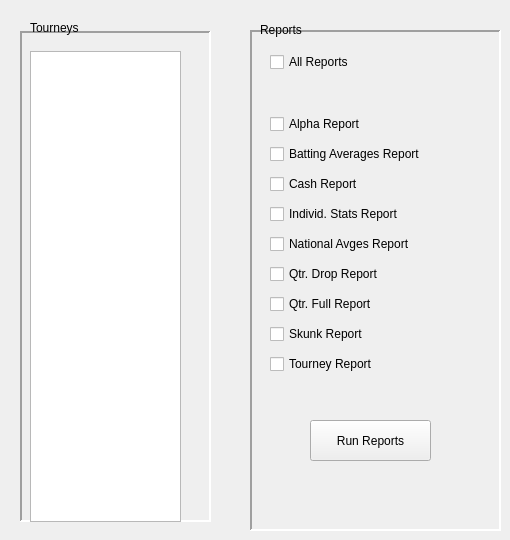
    <widget class="QWidget" name="reportsTab">
     <attribute name="title">
      <string>Reports</string>
     </attribute>
     <widget class="QFrame" name="frame_14">
      <property name="geometry">
       <rect>
        <x>20</x>
        <y>31</y>
        <width>191</width>
        <height>491</height>
       </rect>
      </property>
      <property name="frameShape">
       <enum>QFrame::Shape::Panel</enum>
      </property>
      <property name="frameShadow">
       <enum>QFrame::Shadow::Sunken</enum>
      </property>
      <property name="lineWidth">
       <number>2</number>
      </property>
      <widget class="QListWidget" name="listWidget_2">
       <property name="geometry">
        <rect>
         <x>10</x>
         <y>20</y>
         <width>151</width>
         <height>471</height>
        </rect>
       </property>
      </widget>
     </widget>
     <widget class="QFrame" name="frame_15">
      <property name="geometry">
       <rect>
        <x>250</x>
        <y>30</y>
        <width>251</width>
        <height>501</height>
       </rect>
      </property>
      <property name="frameShape">
       <enum>QFrame::Shape::Panel</enum>
      </property>
      <property name="frameShadow">
       <enum>QFrame::Shadow::Sunken</enum>
      </property>
      <property name="lineWidth">
       <number>2</number>
      </property>
      <widget class="QCheckBox" name="checkBox">
       <property name="geometry">
        <rect>
         <x>20</x>
         <y>20</y>
         <width>101</width>
         <height>24</height>
        </rect>
       </property>
       <property name="text">
        <string>All Reports</string>
       </property>
      </widget>
      <widget class="QPushButton" name="pushButton">
       <property name="geometry">
        <rect>
         <x>60</x>
         <y>390</y>
         <width>121</width>
         <height>41</height>
        </rect>
       </property>
       <property name="text">
        <string>Run Reports</string>
       </property>
      </widget>
      <widget class="QWidget" name="">
       <property name="geometry">
        <rect>
         <x>20</x>
         <y>80</y>
         <width>193</width>
         <height>275</height>
        </rect>
       </property>
       <layout class="QVBoxLayout" name="verticalLayout_6">
        <item>
         <widget class="QCheckBox" name="checkBox_2">
          <property name="text">
           <string>Alpha Report</string>
          </property>
         </widget>
        </item>
        <item>
         <widget class="QCheckBox" name="checkBox_3">
          <property name="text">
           <string>Batting Averages Report</string>
          </property>
         </widget>
        </item>
        <item>
         <widget class="QCheckBox" name="checkBox_4">
          <property name="text">
           <string>Cash Report</string>
          </property>
         </widget>
        </item>
        <item>
         <widget class="QCheckBox" name="checkBox_5">
          <property name="text">
           <string>Individ. Stats Report</string>
          </property>
         </widget>
        </item>
        <item>
         <widget class="QCheckBox" name="checkBox_6">
          <property name="text">
           <string>National Avges Report</string>
          </property>
         </widget>
        </item>
        <item>
         <widget class="QCheckBox" name="checkBox_8">
          <property name="text">
           <string>Qtr. Drop Report</string>
          </property>
         </widget>
        </item>
        <item>
         <widget class="QCheckBox" name="checkBox_7">
          <property name="text">
           <string>Qtr. Full Report</string>
          </property>
         </widget>
        </item>
        <item>
         <widget class="QCheckBox" name="checkBox_9">
          <property name="text">
           <string>Skunk Report</string>
          </property>
         </widget>
        </item>
        <item>
         <widget class="QCheckBox" name="checkBox_10">
          <property name="text">
           <string>Tourney Report</string>
          </property>
         </widget>
        </item>
       </layout>
      </widget>
     </widget>
     <widget class="QLabel" name="label_23">
      <property name="geometry">
       <rect>
        <x>30</x>
        <y>18</y>
        <width>63</width>
        <height>20</height>
       </rect>
      </property>
      <property name="text">
       <string>Tourneys</string>
      </property>
     </widget>
     <widget class="QLabel" name="label_24">
      <property name="geometry">
       <rect>
        <x>260</x>
        <y>20</y>
        <width>63</width>
        <height>20</height>
       </rect>
      </property>
      <property name="text">
       <string>Reports</string>
      </property>
     </widget>
     <zorder>frame_15</zorder>
     <zorder>frame_14</zorder>
     <zorder>label_23</zorder>
     <zorder>label_24</zorder>
    </widget>
